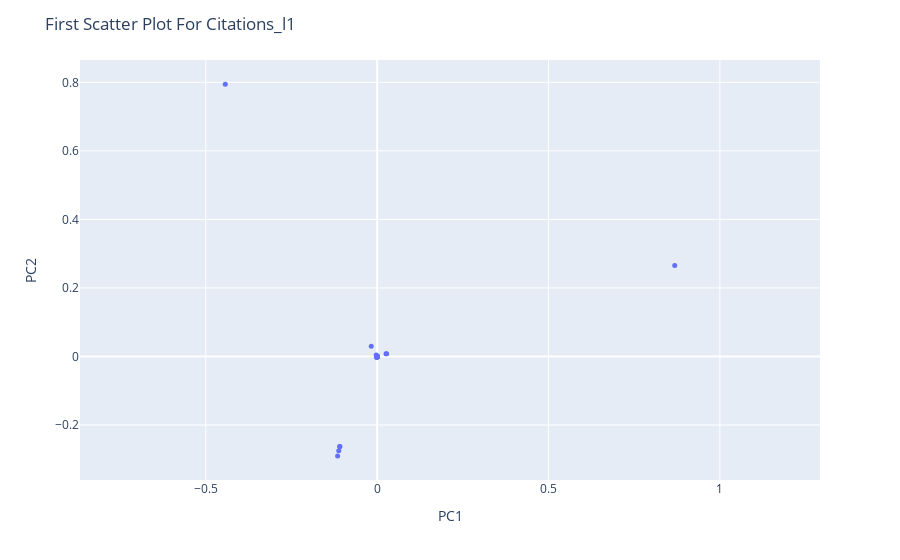

Notebook cell for this chart:
### Code cell
#Simliar plot methods for citations df
citations_fig_l1 = px.scatter(citations_l1_pca, x='PC1', y='PC2', hover_name=citations_l1_pca.index)
citations_fig_l1.update_traces(marker=dict(size=5))
citations_fig_l1.update_xaxes(scaleanchor='y', scaleratio=1)
citations_fig_l1.update_yaxes(scaleanchor='x', scaleratio=1)
citations_fig_l1.update_layout(title = 'First Scatter Plot For Citations_l1')
citations_fig_l1.show()

### Figure 1 — Plotly figure (JSON) as saved in the notebook; plotly's stock layout.template omitted (floating-point values rounded to 4 significant figures)
{"data": [{"hovertemplate": "<b>%{hovertext}</b><br><br>PC1=%{x}<br>PC2=%{y}<extra></extra>", "hovertext": ["AhlgrenScottD", "AlbinPierre", "BaloghJózsef", "BaryshnikovYuliyM", "Berwick-EvansDaniel", "BocaFlorin-Petre", "BradlowStevenBenjamin", "BronskiJaredC", "DeVilleRELee", "DeyParthaSarathi", "DiFrancescoPhilippe", "DoddChristopher", "DunfieldNathanM", "ErdoğanMehmetBurak", "FengRunhuan", "FernandesRuiLoja", "FordKevinB", "GuzmanRosemaryK", "HaboushWilliamJ", "HellerJeremiahBen", "HinkkanenAimo", "HiraniAnilN", "HungPei-Ken", "HurVeraMikyoung", "IvanovSergeiVladimirovich", "JandaFelix", "JingXiaochen", "JungeMarius", "KatzSheldonH", "KedemRinat", "KermanEly", "KirkpatrickKayLene", "KirrEduard", "KostochkaAlexandrV", "KutzarovaDenkaN", "LaNaveGabriele", "LaugesenRichardSnyder", "LeditzkyFelix", "LermanEugeneM", "LiXiaochun", "LiuYuan", "McCarthyRandy", "MineyevIgor", "NikolaevIgorG", "OikhbergTimur", "PascaleffJamesThomas", "RaptiZoi", "RasmussenJacob", "RasmussenSarahDean", "RezkCharlesW", "ReznickBruce", "SongRenming", "SowersRichardB", "StojanoskaVesna", "ThornerJesse", "TolmanSusan", "TumanovAlexander", "TysonJeremyT", "TzirakisNikolaos", "WeiWei", "WuXuan", "YongAlexanderTF", "YoungAmanda", "ZaharescuAlexandru", "ZharnitskyVadim"], "legendgroup": "", "marker": {"color": "#636efa", "size": 5, "symbol": "circle"}, "mode": "markers", "name": "", "orientation": "v", "showlegend": false, "type": "scatter", "x": [-0.0002178, -0.000195, -0.0001743, -0.0001865, -0.000188, -0.0001792, -3.78e-05, -0.0001723, -0.0001721, -0.0002894, -0.0007751, -0.1154, -0.000956, -0.0001721, -0.01723, -0.0001778, -0.0001786, 0.8682, -0.0002786, -0.0002202, -0.0001912, -0.0001826, -0.109, -0.0001744, 0.02764, -0.0002426, -0.002731, -0.000162, -0.00128, -0.0001749, -0.0001831, -0.0001741, -0.0001887, -0.0001743, -0.0001727, -0.0002293, -0.0002051, -0.0001847, -0.0001703, -0.0001818, -0.112, -0.0001793, 0.02583, -0.0001615, -0.0001734, -0.0002068, -0.0001775, -0.0001773, -0.0001778, -0.0001808, -0.0001811, -0.0002729, -0.0003512, -0.0001787, -0.0002083, -0.0001701, -0.0002082, -0.0001669, -0.0001713, -0.4431, -0.0004137, -0.0001863, -0.109, -0.0001882, -0.0001769], "xaxis": "x", "y": [-0.0002932, -0.0002626, -0.0002326, -0.0002496, -0.0002509, -0.0002392, -0.0002108, -0.0002299, -0.0002296, -0.0003885, -0.001684, -0.29, -0.002193, -0.0002295, 0.03017, -0.0002374, -0.0002383, 0.2657, -0.0003725, -0.0002942, -0.000256, -0.0002461, -0.2626, -0.0002326, 0.008275, -0.0003405, 0.004201, -0.0002299, -0.003014, -0.0002384, -0.0002444, -0.0002325, -0.0002518, -0.0002327, -0.0002306, -0.0003141, -0.000261, -0.0002467, -0.0002276, -0.0002427, -0.2752, -0.0002397, 0.007724, -0.0002414, -0.0002315, -0.0002834, -0.0002369, -0.0002439, -0.0002408, -0.0002417, -0.0002425, -0.0001574, -0.0004572, -0.0002385, -0.0002771, -0.0002277, -0.0002771, -0.0002368, -0.0002286, 0.7947, -0.0005522, -0.0002515, -0.2626, -0.0002513, -0.000236], "yaxis": "y"}], "layout": {"legend": {"tracegroupgap": 0}, "margin": {"t": 60}, "title": {"text": "First Scatter Plot For Citations_l1"}, "xaxis": {"anchor": "y", "domain": [0, 1], "scaleanchor": "y", "scaleratio": 1, "title": {"text": "PC1"}}, "yaxis": {"anchor": "x", "domain": [0, 1], "scaleanchor": "x", "scaleratio": 1, "title": {"text": "PC2"}}}}
